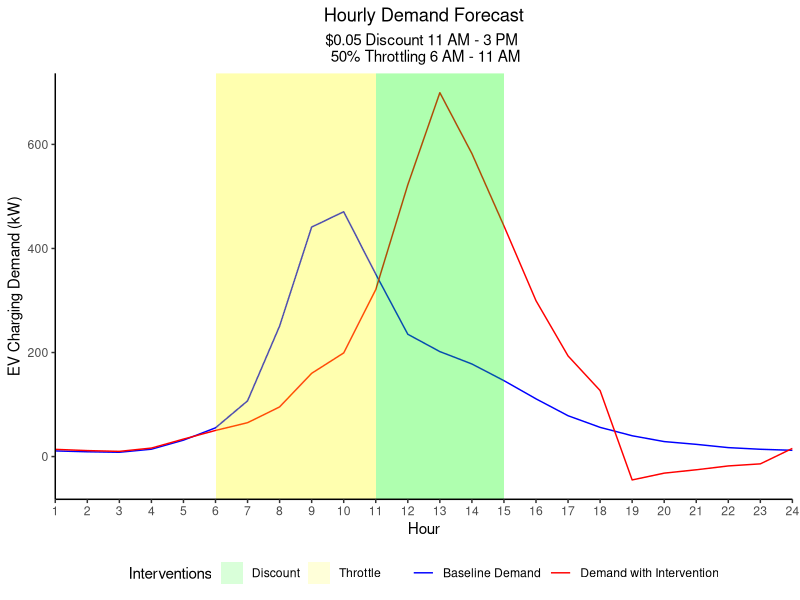
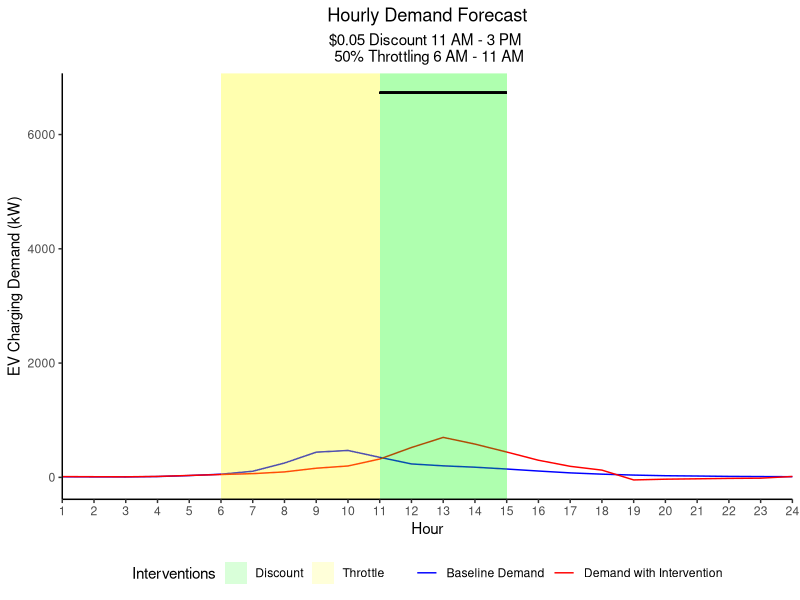

Source code (R) for these figures, in order:
## ---- chunk 1
knitr::opts_chunk$set(echo = TRUE)
## ---- chunk 2

#load libraries
library(tidyverse)
library(dplyr)
library(RColorBrewer)


#load data
#Price Schedule
rates <- read_csv("Model_Map/2018_Winter_TOU_EV_D.csv")
Baseline_03_18_WP <- read_csv("Model_Map/03-18_WP_Avg.csv")
Chargers <- read_csv("Model_Map/Chargers_Installed_03-18.csv")

#Elasticities with format 9X3 with columns Base_Hr, Changed_Hr, and Elasticity
#Changed_Hr is the Hour where the price change occurs, Base_Hr is the hour in which demand changes
Elasticities <- read_csv("Elasticities_Dong2015.csv")
## ---- chunk 3

#Price Schedule
price_schedule <- data.frame(Hr = c(1:24)) %>% 
  mutate(P0 = rates$P0) %>% 
  mutate(period = rates$Period)

price_schedule$period <- factor(price_schedule$period, levels = c("P","MP","OP"))

#Baseline
WP_Chargers <- Chargers$Workplace #Number of Chargers (C)
EV_Demand <- mutate(price_schedule, Xi = Baseline_03_18_WP$Xi, X0 = Baseline_03_18_WP$Xi/340*WP_Chargers ) #340 here comes from the number of chargers installed for the baseline


## ---- chunk 4

#Theoretical max is based on the current number of chargers in the SCE Charge Ready pilot program, multiplied by the average power rating of Level 2 EV chargers (6.6 kW), multiplied by 1 hour.  This gives us the total number of kWh for each hour that could be achieved if every charger were utilized during the target load shift window of 11 AM - 3 PM.

Number_Chargers <- 1020
Charger_Power_Rating <- 6.6
Max_Theory <- Number_Chargers*Charger_Power_Rating

Max_Theory_df <- data.frame(Hour=c(12:15), kWh=Max_Theory)

## ---- chunk 5

x <- c(1:24) #used for the 24 hours in for loops (24 elasticity columns)


#This makes a table for each hour that lists the midpoint hours that will be splined, hours as <24, rate period, and elasticity relative to the hour.

for(i in x) {
    nam <- paste("Midpoints", i, sep = ".")
    
    if(between(i,9,12)) {
      
  Hrs <- sort(c(i,3.5,15,20.5))
  
} else if (between(i,13,18)) {
  
  Hrs <- sort(c(i,3.5,10,20.5))
  
} else if (between(i,19,23)) {
  
  Hrs <- sort(c(i,3.5,10,15))
  
} else
  Hrs <- sort(c(i,10,15,20.5))

#The loop above selects a set of midpoints that leaves out one midpoint based on the hour that a table is being made for (it excludes the midpoint that is in the same period as the hour of the table)

    Hrs24 <- append(Hrs,i) #adds the end point (the starting hour 24 hours later)
    Hrs <- ifelse(Hrs<i,Hrs+24,Hrs) %>% 
      append(i+24)
    #lists "real hours" from the starting point, adding 24 to any hours before the start point
    
    periods <- price_schedule$period[c(Hrs24)] 
    #retrieves the rate periods of each hour listed
    
    own_period <- price_schedule$period[i]
    #retrieves rate period of the current hour
    
    own_period_elasticities <- filter(Elasticities, Base_Hr == own_period)
    midpoint_elasticities <- own_period_elasticities$Elasticity[match(periods, Elasticities$Changed_Hr)]

    
    assign(nam,data.frame(Hour=Hrs,Hrs24=Hrs24, Period=periods,Elasticity = midpoint_elasticities))
    #makes a data frame named after the current hour with each of the above variables
    
}

for (i in x) {
  current_hr <- eval(parse(text = sub("XX", i, "Midpoints.XX")))
  #calls current hours midpoint table
  
  Y = spline(x=current_hr$Hour,y=current_hr$Elasticity,xout=seq(min(current_hr$Hour),max(current_hr$Hour)))
  #splines elasticities to smoooth
  
  HR = Y$x
  
  ELAST = Y$y
  
  nam <- paste("Elasticities", i, sep = ".")
  
  assign(nam,data.frame(HR=HR,ELAST=ELAST,HR24 = ifelse(HR<=24,HR,HR-24)))
  #makes a data frame with above variables: Hours, smoothed elasticities
}


## ---- chunk 6

#creates our matrix based on the 24 smoothed elasticities for each hour.
#uses a for loop to call files rather than individually
#NOTE this matrix has each COLUMN to be used for each hour. Our excel used each ROW if trying to compare.

matrix <- data.frame(Hr = c(1:24))
for (i in x) {
  El <- eval(parse(text = sub("YY", i, "Elasticities.YY")))
  El <- El[-1,]
  El <- El[order(El$HR24),]
  matrix <- cbind(matrix, El$ELAST)
}
matrix<-matrix[,-1]
colnames(matrix) <- c(1:24)
## ---- chunk 7

price_change <- -0.05
intervention_hours <- c(12:15)
EV_Demand <- mutate(EV_Demand, P1 = price_schedule$P0) #Adds price schedule with intervention (P1)

EV_Demand$P1[intervention_hours] <-EV_Demand$P1[intervention_hours] + price_change #updates intervention column to implement intervention

EV_Demand <- mutate(EV_Demand, P1p = (P1-P0)/P0) #Adds percentage change in price (P1p)

X1p <- as.vector(0)
for (val in x) {
  mat <- sub("XX",val, "matrix$`XX`")
  sum_prod <- crossprod(EV_Demand$P1p,eval(parse(text = mat)))
  X1p<- append(X1p,sum_prod)
  
} #crossprod() multiplies sumproduct of the percent change in price with each column in the matrix. This is done 24 times by the for loop rather than 24 individual times

X1p <- X1p[-1] # gets rid of the first dummy entry to the variable
EV_Demand <- mutate(EV_Demand, X1p = X1p) #add percent change in demand due to price onto EV_Demand (X1p)

EV_Demand <- mutate(EV_Demand, X1 = (1+X1p)*X0) #adds new demand in kW variable (X1)


## ---- chunk 8

throttle_amount <- -0.5 #throttling amount -0.5 - 50%
Tp <- rep(0,24)
throttle_hours <- c(7:11) #hours that throttling occurs
Tp[throttle_hours] <- throttle_amount #Assigns each hour a throttling percentage
EV_Demand <- mutate(EV_Demand, Tp=Tp) #Adds throttling percentage to each hour (Tp)

E <- as.vector(0) #dummy for self-elasticities (E)

for (val in x) {
  self <- matrix[val,val]
  E <- append(E,self)
} #checks the matrix for the self elasticity and adds it to a vector, repeated 24 times as a for loop rather than 24 times

E <- E[-1] #removing dummy

EV_Demand <- mutate(EV_Demand, Ptp = Tp/E, Pt = (1+Ptp)*P1)#Creates an equivalent change in price during that hour that would be required to see the drop in demand due to throttling

Xtp <- as.vector(0) #Dummy for change in demand due to throttling (Xtp)

for (val in x) {
  mat <- sub("XX",val, "matrix$`XX`")
  sum_prod <- crossprod(EV_Demand$Ptp,eval(parse(text = mat)))
  Xtp<- append(Xtp,sum_prod)
} #uses new price equivalent sumproduct with each hour's elasticities to find percent change in demand due to throttling
Xtp <- Xtp[-1] #gets rid of dummy

EV_Demand <- mutate(EV_Demand, Xtp = Xtp, Xt = (Xtp+1)*X1) #adds (Xtp) and the new demand in kW due to throttling (Xt)


#The variables below quantify the shift and net change in demand as a result of interventions, and need to be adjusted based on intervention (does not count throttling)
Total_x0 <- sum(EV_Demand$X0)
Total_xt <-sum(EV_Demand$Xt)

Net_Change <- Total_xt-Total_x0
Change_intervention <- sum(EV_Demand$Xt[intervention_hours]) - sum(EV_Demand$X0[intervention_hours])
Change_outside_intervention <- sum(EV_Demand$Xt[-intervention_hours])- sum(EV_Demand$X0[-intervention_hours])

## ---- chunk 9

#to be completed...

## ---- chunk 10

#GHG emissions avoided
#NOx emissions avoided
#curtailment
#summary table of outputs


## ---- chunk 11

#need to stack both demand curves in one data frame for a legend

graph_table <- EV_Demand[c(1,5,14)] %>% 
  gather(condition,value,X0:Xt) %>% 
  mutate(Theoretical_Max=Max_Theory)


Demand_Graph <- ggplot(data = graph_table, aes(x = Hr)) +
  geom_line(aes(y = value, color=condition)) +
  theme(panel.grid.major = element_blank(), panel.grid.minor = element_blank(),
        panel.background = element_blank(), axis.line = element_line(colour = "black")) +
  labs(title="Hourly Demand Forecast", 
       subtitle="$0.05 Discount 11 AM - 3 PM \n 50% Throttling 6 AM - 11 AM",
       y="EV Charging Demand (kW)",
       x="Hour",
       color=NULL) +
  scale_x_continuous(breaks = 1:24, limits = c(1,24), expand = c(0, 0)) +
  scale_color_manual(labels=c("Baseline Demand","Demand with Intervention"), values = c("blue", "red")) +
  geom_rect(aes(xmin=6,xmax=11,ymin=-Inf,ymax=Inf,fill="Throttle"),alpha=0.0075) +
  geom_rect(aes(xmin=11,xmax=15,ymin=-Inf,ymax=Inf, fill = "Discount"),alpha=0.0075) +
  #theme_bw() + # theme_bw() gives grid lines, could remove
  theme(plot.title = element_text(hjust = 0.5)) + 
  theme(plot.subtitle = element_text(hjust = 0.5))+
 theme(legend.position="bottom") +
  scale_fill_manual('Interventions',values = c('green','yellow'),  guide = guide_legend(override.aes = list(alpha = 0.15)))

Potential_Graph <- Demand_Graph +
  geom_segment(aes(y=Theoretical_Max, yend=Theoretical_Max, x=11, xend=15))

# Aesthetic Notes:
# might try to remove space b/w Y-axis and hr0, as well as past hr24
# bold axis titles
# color brewer
# geom_line(aes(y=Theoretical_Max, x=11:15)) +

# If we want to graph the Max Theoretical Segment, we can use this:
# geom_segment(aes(y=Theoretical_Max, yend=Theoretical_Max, x=11, xend=15))


Demand_Graph
Potential_Graph

